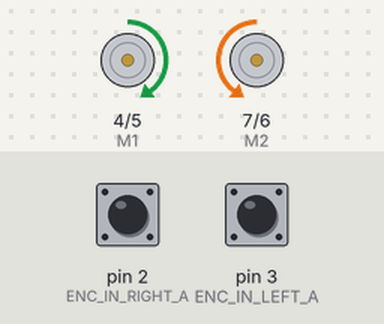
A sketch run on a simulated Arduino Uno, built with avr-gcc and run on an emulated ATmega328P. On the bench: direction and speed pins drawn as motors (green arrow = direction pin HIGH = forward, orange = LOW = backward, longer = more drive). Inputs (shaded band) come from the test bench; at power-on: pin 2 (ENC_IN_RIGHT_A) HIGH, pin 3 (ENC_IN_LEFT_A) HIGH. What the sketch prints to the serial monitor is not drawn.

Above: at 0.1 s.
Timing chart, 0 to 1.6 s (numbered marks = the images above):
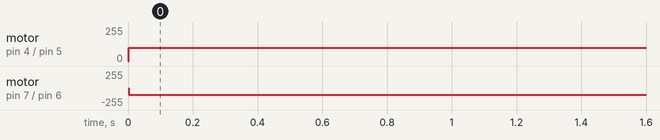

The sketch:

Motors_Driver.ino
```cpp
/*
 * Author:  Amirbahador Moineddini
 * Email:   abmoineddini@gmail.com
 * Project: Differential Drive Rover Motor Driver
 */

// Libraries
#include "ArduPID.h"


// Motor encoder output pulses per 360 degree revolution (measured manually)
#define ENC_COUNT_REV_R 180
#define ENC_COUNT_REV_L 180

// Setting Pin
#define ENC_IN_RIGHT_A 2    // right motor encoders
#define ENC_IN_RIGHT_B 9
#define ENC_IN_LEFT_A 3     // left motor encoders
#define ENC_IN_LEFT_B 11
const int E1 = 5;           // right motor speed (PWM)
const int M1 = 4;           // right motor direction pin
const int E2 = 6;           // left motor speed (PWM)
const int M2 = 7;           // left motor direction pin

boolean Direction_right = true;   // True = Forward; False = Reverse
boolean Direction_left = true;    // True = Forward; False = Reverse

// Keep track of the number of right wheel pulses
volatile long right_wheel_pulse_count = 0;
volatile long left_wheel_pulse_count = 0;

// One-second interval for measurements
int interval = 1000;

// Counters for milliseconds during interval
long previousMillis = 0;
long currentMillis = 0;

// Variable for RPM measuerment
float rpm_right = 0;
float rpm_left = 0;

// Linear velocity conversions
const float rpm_to_linear_velocity = 0.005445;  // Conversion constant
float ang_velocity_right_deg_left = 0;
float ang_velocity_right_deg_right = 0;

// Setting up PID Controller
ArduPID Speed_Controller_R;
double setpoint_R = 70;
double input_R;
double output_R;

ArduPID Speed_Controller_L;
double setpoint_L = 70;
double input_L;
double output_L;

double p = 0.10;
double i = 0.000015;
double d = 0.00015;

const double maxOutput = 255;
const double minOutput = 50;

const double maxKi = 255;
const double minKi = 65;

void setup() {
  Serial.begin(115200);

  // Setting pin modes
  pinMode(M1, OUTPUT);
  pinMode(M2, OUTPUT);

  pinMode(ENC_IN_RIGHT_A , INPUT_PULLUP);
  pinMode(ENC_IN_RIGHT_B , INPUT);

  pinMode(ENC_IN_LEFT_A , INPUT_PULLUP);
  pinMode(ENC_IN_LEFT_B , INPUT);

  digitalWrite(M1,HIGH);
  digitalWrite(M2, LOW);
  analogWrite(E1, 100);   //PWM Speed Control
  analogWrite(E2, 100);   //PWM Speed Control

  Speed_Controller_R.begin(&input_R, &output_R, &setpoint_R, p, i, d);
  Speed_Controller_R.setOutputLimits(minOutput, maxOutput);
  Speed_Controller_R.setOutputLimits(minKi, maxKi);

  Speed_Controller_L.begin(&input_L, &output_L, &setpoint_L, p, i, d);
  Speed_Controller_L.setOutputLimits(minOutput, maxOutput);
  Speed_Controller_L.setOutputLimits(minKi, maxKi);


  // Every time the pin goes high, this is a pulse
  attachInterrupt(digitalPinToInterrupt(ENC_IN_RIGHT_A), right_wheel_pulse, CHANGE);
  attachInterrupt(digitalPinToInterrupt(ENC_IN_LEFT_A), left_wheel_pulse, CHANGE);

}

void loop() {

  // Record the time
  currentMillis = millis();

  // If one second has passed, print the number of pulses
  if (currentMillis - previousMillis > interval) {

    previousMillis = currentMillis;

    // Calculate revolutions per minute
    rpm_right = (float)((right_wheel_pulse_count * 60 / ENC_COUNT_REV_R));
    rpm_left = (float)((left_wheel_pulse_count * 60 / ENC_COUNT_REV_L));
    ang_velocity_right_deg_right = rpm_right * rpm_to_linear_velocity;
    ang_velocity_right_deg_left = rpm_left * rpm_to_linear_velocity;


    Serial.print(" L-Pulses: ");
    Serial.print(left_wheel_pulse_count);
    Serial.print("   |   R-Pulses: ");
    Serial.println(right_wheel_pulse_count);

    Serial.print(" L-Speed: ");
    Serial.print(rpm_left);
    Serial.print(" RPM");
    Serial.print("    |    R-Speed: ");
    Serial.print(rpm_right);
    Serial.println(" RPM");

    Serial.print(" L-PWM: ");
    Serial.print(output_L);
    Serial.print("    |    R-PWM: ");
    Serial.println(output_R);

    Serial.print(" V-L: ");
    Serial.print(ang_velocity_right_deg_left);
    Serial.print(" m/s");
    Serial.print("    |    V-R: ");
    Serial.println(ang_velocity_right_deg_right);
    Serial.print(" m/s");
    Serial.println("");

    right_wheel_pulse_count = 0;
    left_wheel_pulse_count = 0;
  }

  input_L = rpm_left;
  input_R = rpm_right;

  Speed_Controller_R.compute();
  Speed_Controller_L.compute();

  analogWrite(E1, int(output_R));
  analogWrite(E2, int(output_L));
  delay(1);
}

// Increment the number of pulses by 1
void right_wheel_pulse() {

  // Read the value for the encoder for the right wheel
  int val = digitalRead(ENC_IN_RIGHT_B);

  if(val == HIGH) {
    Direction_right = false; // Reverse
  }
  else {
    Direction_right = true; // Forward
  }

  if (Direction_right) {
    right_wheel_pulse_count++;
  }
  else {
    right_wheel_pulse_count--;
  }
}

void left_wheel_pulse() {

  // Read the value for the encoder for the right wheel
  int val = digitalRead(ENC_IN_LEFT_B);

  if(val == HIGH) {
    Direction_left = false; // Reverse
  }
  else {
    Direction_left = true; // Forward
  }

  if (Direction_left) {
    left_wheel_pulse_count++;
  }
  else {
    left_wheel_pulse_count--;
  }
}
```

Measured:
- by itself, motor on pin 4 (M1) / pin 5 (E1): stopped → forward 100/255 at 0.00 s
- by itself, motor on pin 7 (M2) / pin 6 (E2): stopped → backward 100/255 at 0.00 s
